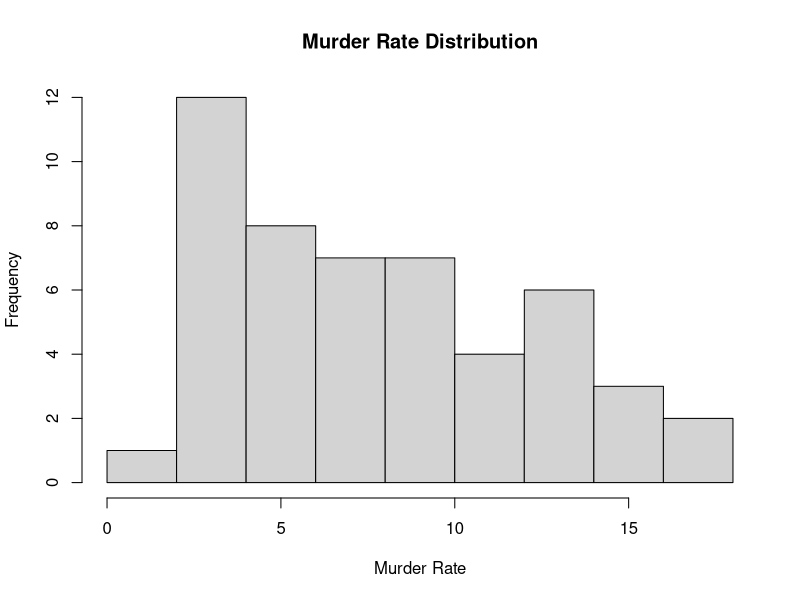
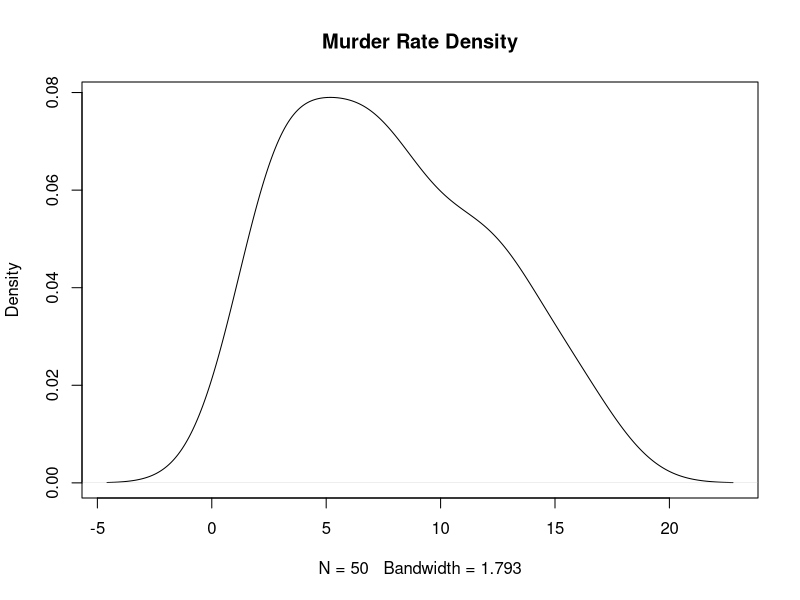
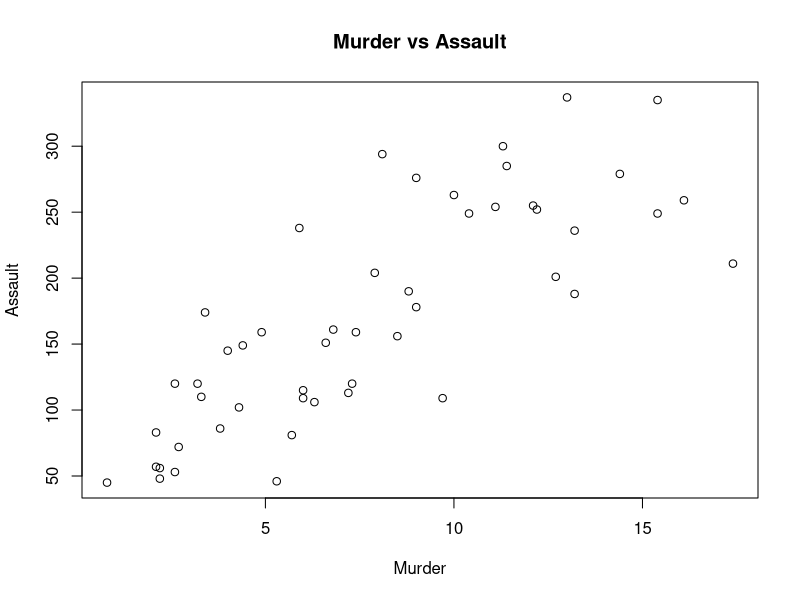
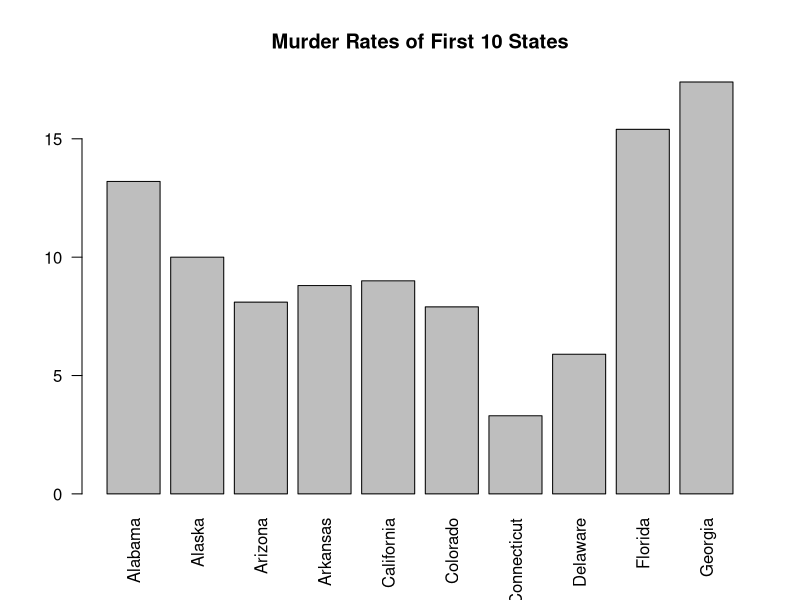

The R script that drew these images, in order:
# Experiment 16: EDA and Visualization Using USArrests

data("USArrests")

# Summary statistics
print(summary(USArrests))

# State with the largest rape arrest rate
print(rownames(USArrests)[which.max(USArrests$Rape)])

# Maximum and minimum murder rates
print(max(USArrests$Murder))
print(min(USArrests$Murder))

# Correlation among features
print(cor(USArrests))

# States above median assault arrests
median_assault <- median(USArrests$Assault)
print(rownames(USArrests)[USArrests$Assault > median_assault])

# States in the bottom 25% for murder
q25 <- quantile(USArrests$Murder, 0.25)
print(rownames(USArrests)[USArrests$Murder <= q25])

# Histogram
hist(USArrests$Murder,
     main="Murder Rate Distribution",
     xlab="Murder Rate")

# Density plot
plot(density(USArrests$Murder),
     main="Murder Rate Density")

# Scatter plot
plot(USArrests$Murder, USArrests$Assault,
     main="Murder vs Assault",
     xlab="Murder", ylab="Assault")

# Bar graph for the first 10 states
barplot(USArrests$Murder[1:10],
        names.arg=rownames(USArrests)[1:10],
        las=2,
        main="Murder Rates of First 10 States")

# Uses the built-in USArrests dataset.
